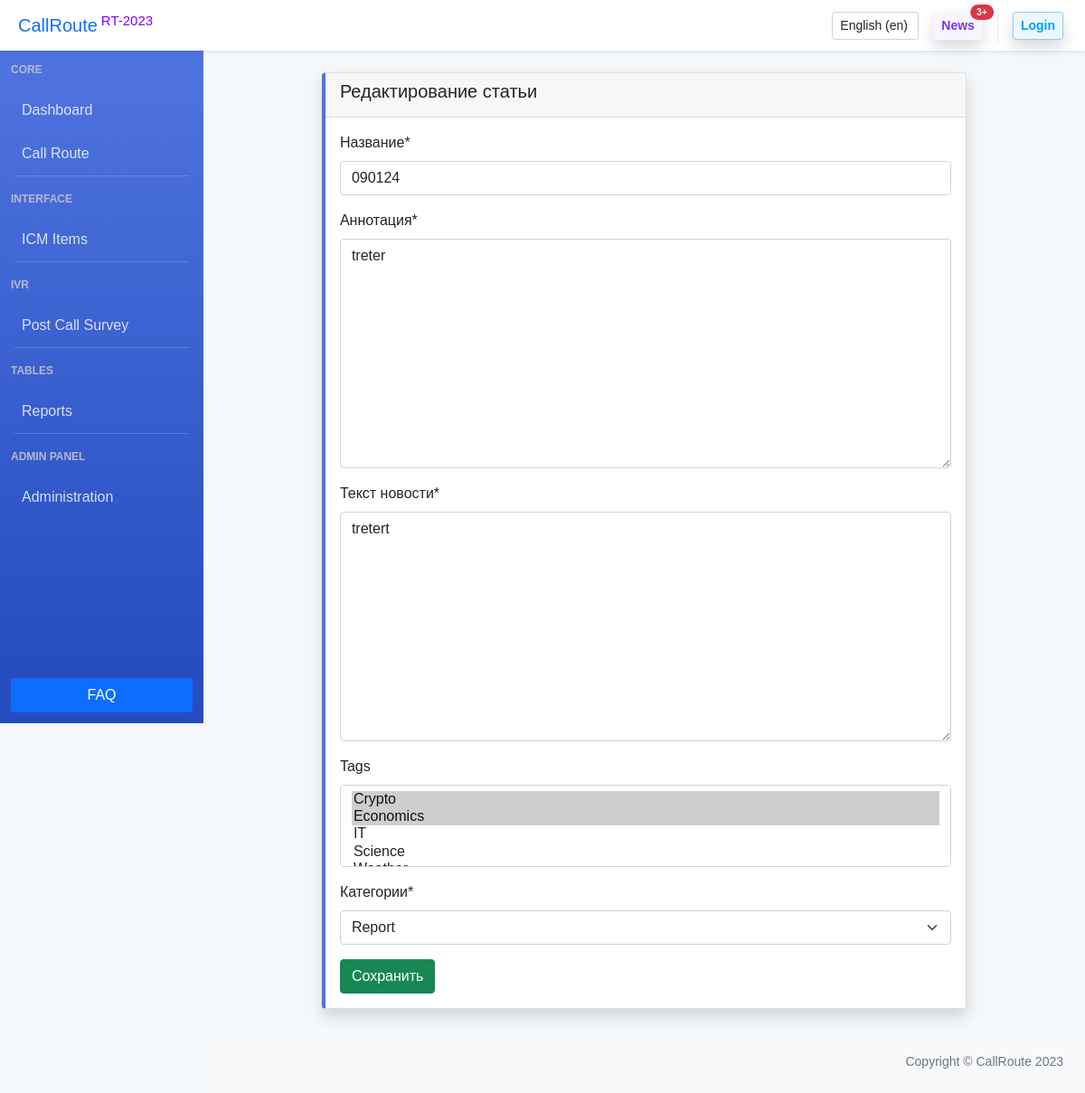
The app's page /en/news/update/35/, older data.
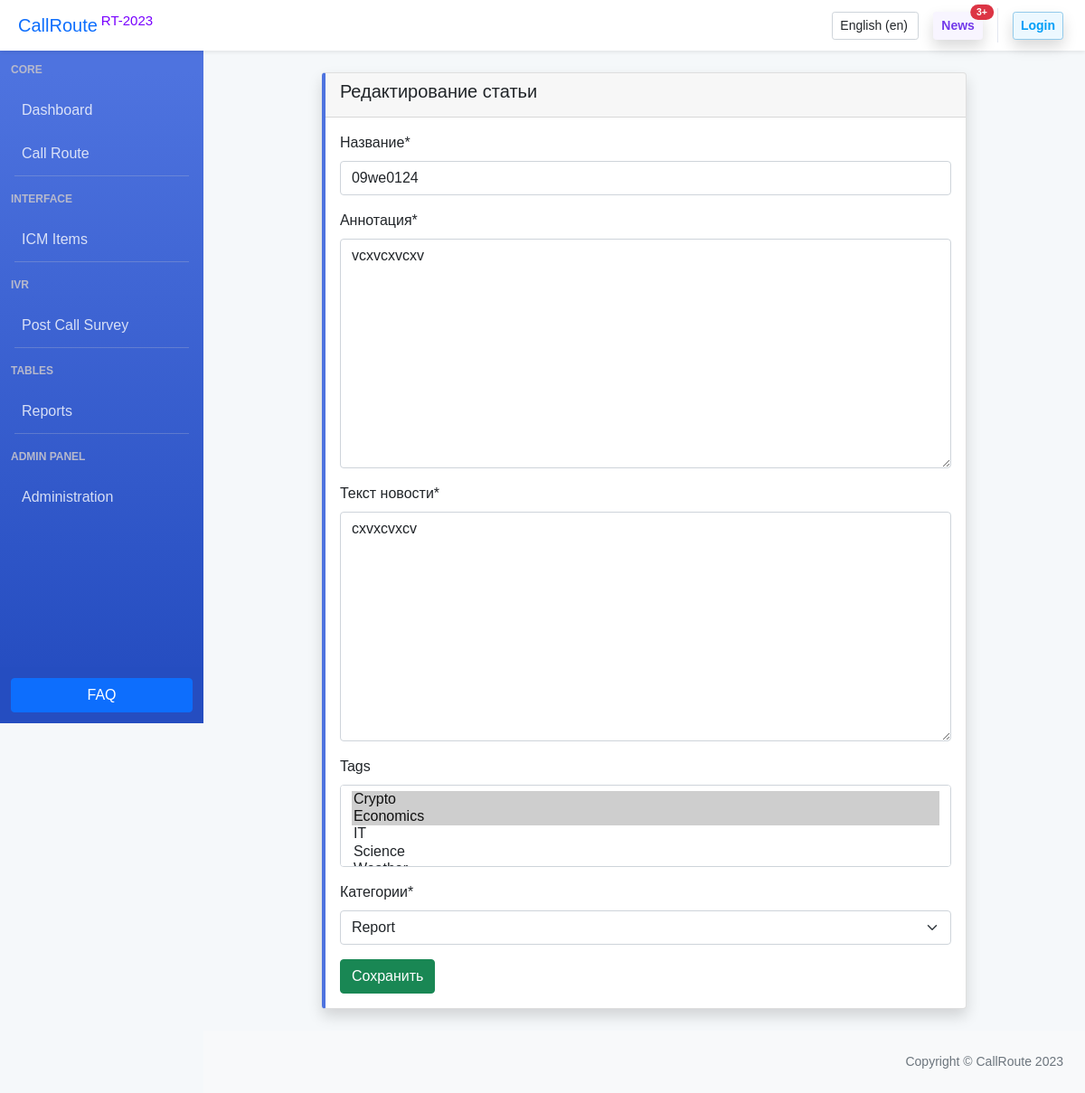
The same page, newer data.
### news/models.py (models this page shows, shortened)
class Article(models.Model):
    categories = (('R', 'Report'),
                  ('DIVR', 'Dashboard/IVR'),
                  ('G', 'Global'),
                  ('C', 'CallRoute'),
                  )
    author = models.ForeignKey(User, on_delete=models.SET_NULL, null=True)
    title = models.CharField('Название', max_length=50, default='')
    anouncement = models.TextField('Аннотация', max_length=250)
    text = models.TextField('Текст новости')
    date = models.DateTimeField('Дата публикации', auto_now=True) #auto_created=True
    category = models.CharField(choices=categories, max_length=20, verbose_name='Категории')
    tags = models.ManyToManyField(to=Tag, blank=True)
    slug = models.SlugField()
    objects = models.Manager()
    published = PublishedToday()
    class Meta:
        ordering = ['title', 'date']  #сортировка
        verbose_name = 'Новость'
        verbose_name_plural = 'Новости'

class Tag(models.Model):
    title = models.CharField(max_length=80)
    status = models.BooleanField(default=True)
    def __str__(self):
        return self.title
    class Meta:
        ordering = ['title', 'status']  #сортировка
        verbose_name = 'Тэг'
        verbose_name_plural = 'Тэги'

### news/views.py (the view)
# urls.py: path('update/<int:pk>/', views.ArticleUpdateView.as_view(), name='news_update'),
class ArticleUpdateView(UpdateView):
    model = Article
    success_url = reverse_lazy('news_index')
    template_name = 'news/update_article.html'
    fields = ['title', 'anouncement', 'text', 'tags', 'category']

### news/templates/news/update_article.html (shortened to what this page needs)
{% load static %}
{% load crispy_forms_tags %}
{% include 'main/header.html' %}
<body class="sb-nav-fixed">
    {% include 'main/navbar-top.html' %}
        <div id="layoutSidenav">
            {% include 'main/sidebar.html' %}
            <div id="layoutSidenav_content">
                <main>
                    <div class="container">
                        <div class="d-flex flex-column align-items-center py-4">
                            <div class="card shadow index-card-custom rounded border-1 border-left-primary w-75">
                                <div class="card-header">
                                    <h5>Редактирование статьи</h5>
                                </div>
                                <div class="card-body">
                                    <form method="post" class="contact_form" enctype="multipart/form-data">
                                        {{ form|crispy }}
                                        <input type="submit" class="btn btn-success" value = "Сохранить">
                                    </form>
                                </div>
                            </div>
                        </div>
                    </div>
                </main>
{% include 'main/footer.html' %}
{% include 'main/scripts.html' %}
</body>
</html>

Row changes from the older to the newer data that the page shows:
changed Article "Report": title "090124" → "09we0124"; anouncement "treter" → "vcxvcxvcxv"; text "tretert" → "cxvxcvxcv"
